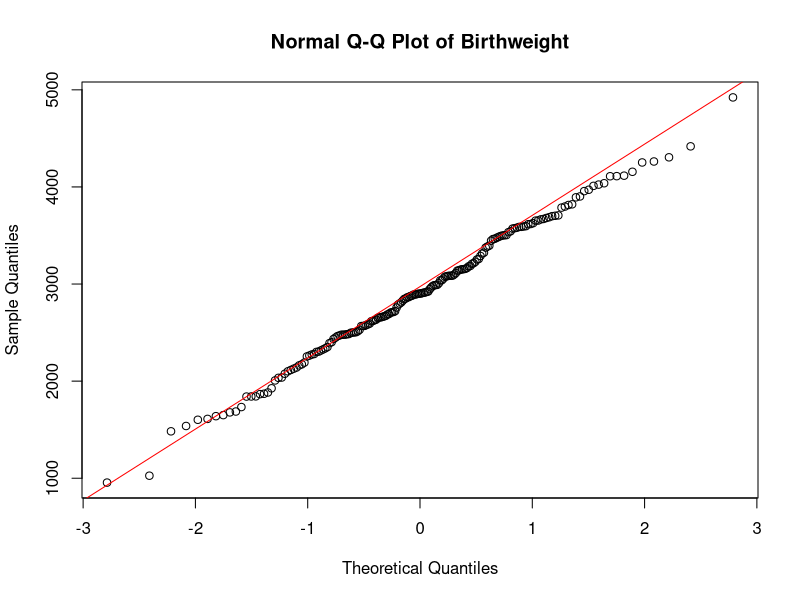
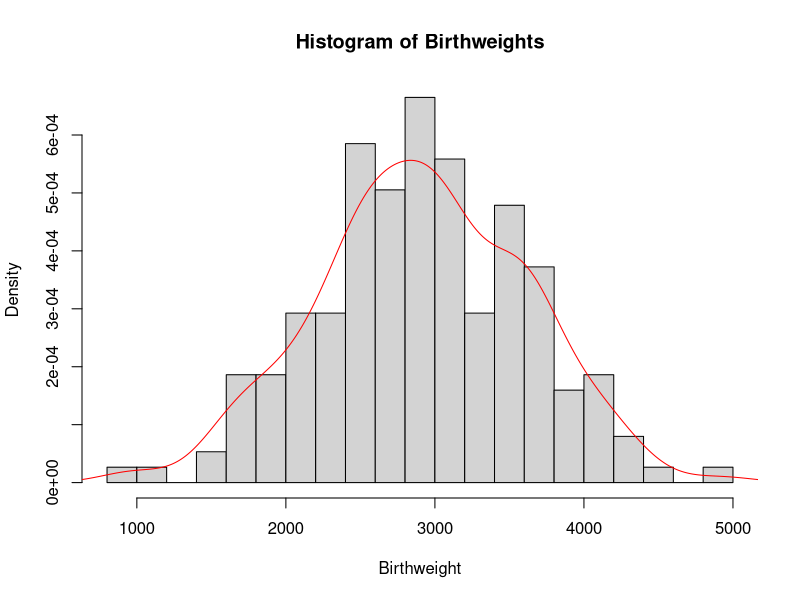
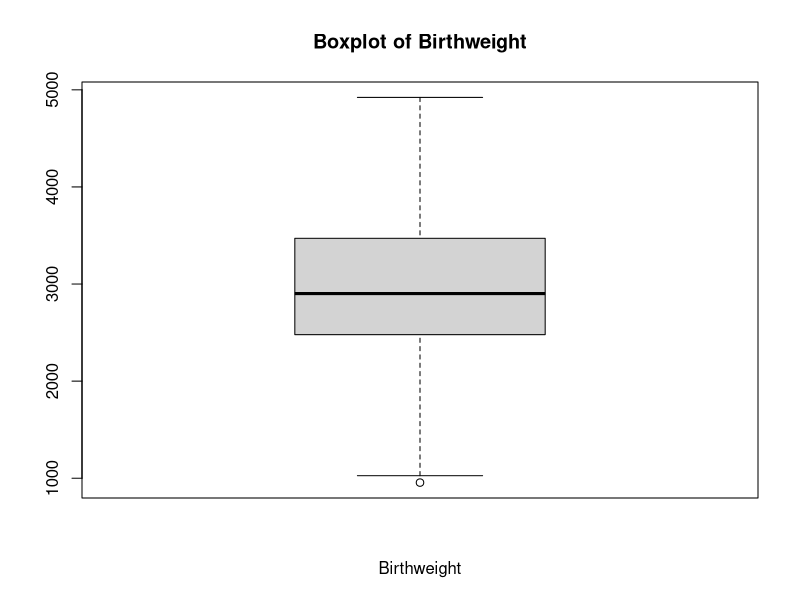

Write R code to recreate these figures, in order. (Note: this script raises an error after producing the figures.)
## ---- chunk 1
birthweight = read.table(file = "birthweight.txt", header = TRUE)
data= birthweight$birthweight

## ---- chunk 2
qqnorm(data, main = "Normal Q-Q Plot of Birthweight")
qqline(data,col=" red ")

# Check for normality with histogram
hist(x = data,breaks=15,main = "Histogram of Birthweights",
     xlab = " Birthweight ",freq = FALSE)
lines(x= density(x= data), col=" red ")

# Check for normality with boxplot
boxplot (data , main =" Boxplot of Birthweight ",
         xlab =" Birthweight ")#horizontal = TRUE)

## ---- chunk 3
shapiro.test(data)
## ---- chunk 4
# construct Confidence Interval
mu <- mean(data)
stnd <-sd(data)
CI <- 0.96
alpha <- 1-CI
# Calculate the margin of error for a 95% confidence interval
z <- qnorm(1 - alpha/2) # 98th percentile of standard normal distribution
# Calculate the margin of error
me <- z * stnd / sqrt(length(data))
# Calculate the confidence interval
lower_ci = mu - me
upper_ci = mu + me
# Print the confidence interval
cat("Confidence Interval: [", lower_ci, ", ", upper_ci, "]", sep = "")
## ---- chunk 5
# construct a bounded 96%-CI for mu(mean) 
for (sample_size in 1:1000) {
  lower_bound = mu - z*stnd/sqrt(sample_size)
  upper_bound = mu + z*stnd/sqrt(sample_size)
  CI_length <- upper_bound - lower_bound
  if (CI_length <= 100) {
    break
  }
}
cat("sample_size",sample_size)
## ---- chunk 6
# Compute a bootstrap 96%-CI for mu and compare it to the above CI.
library(boot)
B <- 1000 # Choose number of bootstrap resamples
boot_data <- boot(data, statistic = function(data, i) mean(data[i]), R = B)
boot_ci <- boot.ci(boot_data, type = "perc", conf = 0.96)
lower_bound_boot_ci <- boot_ci$percent[[4]]
upper_bound_boot_ci <- boot_ci$percent[[5]]
cat("boot_CI Confidence Interval: [", lower_bound_boot_ci, ", ", upper_bound_boot_ci, "]", sep = "")
## ---- chunk 7
# Verify this claim by using a one side t-test
t.test(data, mu = 2800, alternative = "greater")
## ---- chunk 8
# sign test
binom.test(sum(data > 2800), n=length(data), p = 0.5, alternative = "greater")
## ---- chunk 9
B = 1000; n = 50
psign = numeric(B) # will contain P-values of sign test
pttest = numeric(B) # will contain P-values of T test
for(i in 1:B) {
  x = sample(data, n)
  pttest[i] = t.test(x, mu=2800, alt='g')[[3]] # extract P-value
  psign[i] = binom.test(sum(x>2800), n, alt='g')[[3]] # extract P-value
}
power_ttest = sum(pttest<0.05)/B
power_sign = sum(psign<0.05)/B
cat("the powers of the t-test: ", power_ttest, ",  the powers of the sing test: ", power_sign, sep = "")
## ---- chunk 10
# Set the number of samples to take and the lower probability
n_samples = 100
p_left = 0.25
# Create an empty vector to store the sample probabilities
sample_probabilities = numeric(n_samples)
# Take n_samples samples of size n_samples from the birthweight vector
# Calculate the proportion of samples that have a weight less than 2600 grams
# Store the sample proportion in the sample_probabilities vector
for(i in 1:n_samples){
  sample = sample(data, n_samples, replace = TRUE)
  sample_probabilities[i] = sum(sample < 2600)/n_samples
}
# Calculate the standard deviation of the sample proportions
sample_sd = sd(sample_probabilities)
# Calculate the mean of the sample proportions
p_hat = mean(sample_probabilities)
# margin of error 
me = p_hat - p_left
# Calculate the upper confidence interval for p
p_right = p_hat + me
confidence_level = ((me/1.96)*2)-1
cat("Confidence Interval: [", p_left, ", ", p_right, "]","confidence_level: ",confidence_level , sep = "")
## ---- chunk 11
male_means = c()
female_means = c()

for (i in 1:1000) {
  # Select 34 males and 28 females with birthweight < 2600 g
  male_2600 = sample(data< 2600, 34)
  female_2600 = sample(data[data < 2600], 28)
   # Select 61 males and 65 females with birthweight >= 2600 g
  male_others = sample(data[data >= 2600], 61)
  female_others = sample(data[data >= 2600], 65)
   # Combine the selected males and females with birthweight < 2600 g
  males = c(male_2600, male_others)
  females = c(female_2600, female_others)
  # Calculate the mean birthweight for males and females
  male_means = c(male_means, mean(males))
  female_means = c(female_means, mean(females))
}
# Calculate the mean of the sample means for males and females
mean(male_means)
mean(female_means)
# Perform a two-sample t-test assuming unequal variances
t.test(male_means, female_means)
## ---- chunk 12
summary(cholesterol)

# Regression the 2 variables are highly correlated
ggplot(cholesterol, aes(x = Before, y = After8weeks)) +
  geom_point() +
  geom_smooth(method = "lm") +
  labs(x = "Before", y = "After 8 weeks", title = "Scatter plot of cholesterol levels")
cor(cholesterol$Before, cholesterol$After8weeks)


# creating histograms
ggplot(cholesterol, aes(x = Before)) +
  geom_histogram(binwidth = 0.8) +
  labs(x = "Before", y = "Count", title = "Histogram of cholesterol levels before diet")

shapiro.test(before) # accept null, data is normal

ggplot(cholesterol, aes(x = After8weeks)) +
  geom_histogram(binwidth = 0.8) +
  labs(x = "After 8 weeks", y = "Count", title = "Histogram of cholesterol levels after 8 weeks on diet")
shapiro.test(after) # accept null, data is normal
# checking difference
diff <- cholesterol$Before - cholesterol$After8weeks

ggplot(cholesterol, aes(x = Before - After8weeks)) +
  geom_histogram(binwidth = 0.2) +
  labs(x = "Difference in cholesterol levels", y = "Count", title = "Histogram of differences before and after diet")

shapiro.test(diff) # accept null, data is normal
## ---- chunk 13
wilcox.test(cholesterol$Before, cholesterol$After8weeks, paired = TRUE)
#strong evidence to suggest that the margarine diet #had an effect on cholesterol levels.
## ---- chunk 14
# Calculate estimate for theta
theta_hat <- 2*mean(cholesterol$After8weeks) - 3
sigma <- sqrt((theta_hat-3)^2/12)

n <- length(cholesterol$After8weeks)
z <- qnorm(0.975)

lower <- theta_hat - z*(sigma/sqrt(n))
upper <- theta_hat + z*(sigma/sqrt(n))
#confidence interval
c(lower, upper)
## ---- chunk 15
# H0: X1, ..., X18 ~ Unif[3, theta]

# T = max(X1, ..., X18)

# Bootstrap test
# 1. Generate B samples of size n from the null distribution
# 2. Calculate the test statistic for each sample
# 3. Calculate the p-value as the proportion of test statistics that are
# greater than or equal to the observed test statistic

# 1. Generate B samples of size n from the null distribution
B <- 1000
n <- length(cholesterol$After8weeks)
theta <- seq(3, 12, by = 0.1)
T <- rep(0, length(theta))
for (i in 1:length(theta)) {
  T[i] <- max(runif(n, min = 3, max = theta[i]))
}

# 2. Calculate the test statistic for each sample
T_obs <- max(cholesterol$After8weeks)

# 3. Calculate the p-value as the proportion of test statistics that are greater than or equal to the observed test statistic
p_value <- sum(T >= T_obs)/B
p_value
## ---- chunk 16
# H0: median = 6
# H1: median < 6

# H0: p <= 0.25
# H1: p > 0.25

# Median test
median_test <- wilcox.test(cholesterol$After8weeks, mu = 6, alternative = "less")
median_test

# Proportion test
proportion_test <- prop.test(sum(cholesterol$After8weeks < 4.5), length(cholesterol$After8weeks), p = 0.25, alternative = "greater")
proportion_test

## ---- chunk 17
data = read.table(file = "diet.txt", header = TRUE)
## ---- chunk 18
data$weight.lost=data$preweight-data$weight6weeks

## ---- chunk 19
before=data$preweight;after=data$weight6weeks
par(mfrow=c(1,2))


qqnorm(before)
hist(before) 
qqnorm(after)
hist(after) 
qqnorm(after-before)
hist(after-before) 
t.test(before,after,paired=T) 
## ---- chunk 20
data$diet=factor(data$diet) 
dataaov=lm(weight.lost~diet,data=data)
anova(dataaov)
## ---- chunk 21
par(mfrow=c(1,2)); qqnorm(residuals(dataaov)) 
plot(fitted(dataaov),residuals(dataaov)) 
## ---- chunk 22

summary(dataaov) #can we use fitted(dataaov here as well? )

## ---- chunk 23
genderaov=lm(weight.lost~gender*diet,data=data)  
anova(genderaov) 
## ---- chunk 24
preddata=data.frame(diet=c("1","2","3"))
predict(dataaov,preddata) 
 

## ---- chunk 25
library(MASS)
data(npk)
## ---- chunk 26
#Create a matrix of random plots
random_plots_matrix <- cbind(rep(1:24),rep(1:6, each = 4),
                             replicate(3, c(replicate(6, sample(c(1,1,0,0))))))
#Convert the matrix to a data frame
data_frame <- data.frame(random_plots_matrix)
#Set column names
header <- c("plot", "block", "N", "P", "K")
colnames(data_frame) <- header
#View the resulting data frame
head(data_frame)
## ---- chunk 27
# Subset the data to only include nitrogen treatment
npk_nitrogen  <- npk[npk$N == 1,]
# Calculate the average yield per block for nitrogen treatment
nitrogen_avg_yield  <- aggregate(yield ~ block, data = npk_nitrogen, FUN = mean)
# Subset the data to only include plots without nitrogen treatment
npk_no_nitrogen  <- npk[npk$N == 0,]
# Calculate the average yield per block for plots without nitrogen treatment
no_nitrogen_avg_yield  <- aggregate(yield ~ block, data = npk_no_nitrogen, FUN = mean)
# Make a boxplot comparing the average yield per block for nitrogen and no nitrogen treatments
boxplot(no_nitrogen_avg_yield$yield, nitrogen_avg_yield$yield, 
        names = c("No Nitrogen Treatment", "Nitrogen Treatment"), ylab = "yield")
#legend("topleft", legend = c("Nitrogen Treatment", "No Nitrogen Treatment"))


avg_yield <- apply(cbind(nitrogen_avg_yield[[2]], no_nitrogen_avg_yield[[2]]),1,function(x) unname(unlist(x)))
rownames(avg_yield)<- c("nitrogen_avg_yield","no_nitrogen_avg_yield")

barplot(avg_yield, col = c("#1b98e0", "#353436"),beside = TRUE,
        xlab="blocks",ylab = "yield", ylim=c(0,90),
        names.arg=c("1", "2", "3", "4", "5", "6"))

legend("topleft", legend = c("Nitrogen Treatment", "No Nitrogen Treatment"), 
       fill =c("#1b98e0", "#353436"))

## ---- chunk 28
# Check for normality with histogram
hist(x = npk$yield , breaks=7 ,main = "Histogram of yield",
     xlab = " yield ",freq = FALSE)
lines(x= density(x= npk$yield), col=" red ")

qqnorm(npk$yield)
qqline(npk$yield)

# Check for normality with boxplot
boxplot (npk$yield , main =" Boxplot of yield ",
         xlab =" yield ",horizontal = TRUE)

## ---- chunk 29
shapiro.test(npk$yield)

## ---- chunk 30
fit <- aov(yield ~ block + N, data = npk)
summary(fit)
